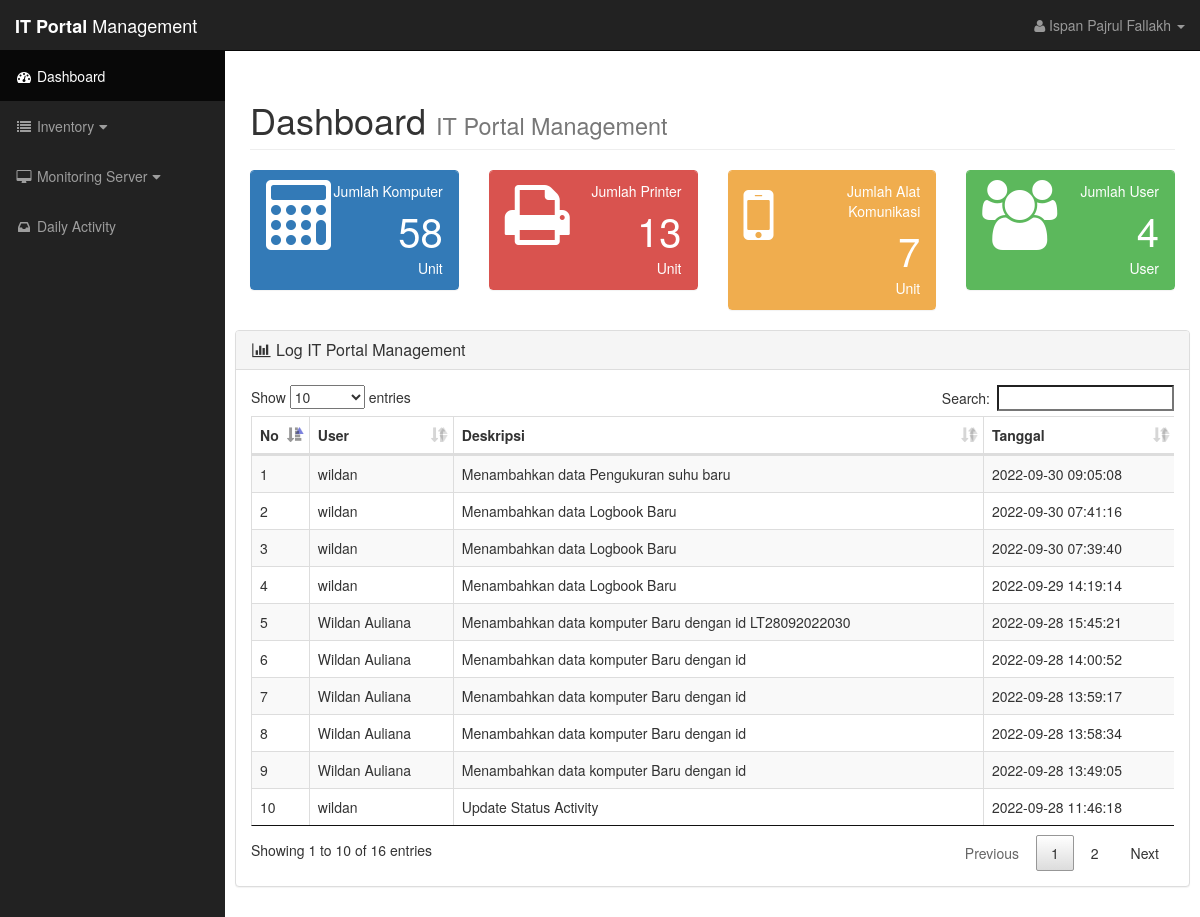
The page /it/pages/index.php (signed in) on the database its author committed.
### tables this page shows
CREATE TABLE `log` (
  `no` int(11) NOT NULL,
  `user` varchar(100) DEFAULT NULL,
  `deskripsi` varchar(255) DEFAULT NULL,
  `tgl` datetime DEFAULT current_timestamp()
);

### it/pages/index.php (the view, shortened to what this page needs)
<!DOCTYPE html>
<html lang="en">
<?php
	include('../../config.php');
?>
<head><meta http-equiv="Content-Type" content="text/html; charset=utf-8">
    <link rel="stylesheet" type="text/css" href="../../assets/assets/css/bootstrap.css">
	<link rel="stylesheet" type="text/css" href="../../assets/datatables/media/css/jquery.dataTables.css">
	<link rel="stylesheet" type="text/css" href="../../assets/datatables/media/css/dataTables.bootstrap.css">
    <link href="../../assets/css/bootstrap.min.css" rel="stylesheet">
    <link href="../../assets/css/sb-admin.css" rel="stylesheet">
    <link href="../../assets/font-awesome/css/font-awesome.min.css" rel="stylesheet" type="text/css">
</head>
<body>
    <div id="wrapper">
        <nav class="navbar navbar-inverse navbar-fixed-top" role="navigation">
            <div class="navbar-header">
                <a class="navbar-brand" href="beranda.php"><Strong>IT Portal</strong> Management</a>
            </div>
            <?php
                include('../component/navbar.php');
            ?>
            <?php
                include('../component/menu.php');
            ?>
        </nav>
        <div id="page-wrapper">
            <div class="container-fluid">
                <div class="row">
                    <div class="col-lg-12">
                        <h1 class="page-header">
                            Dashboard
                            <small>IT Portal Management</small>
                        </h1>
                    </div>
                </div>
				<div class="row">
                	<div class="col-lg-3 col-md-6">
                        <div class="panel panel-primary">
                            <div class="panel-heading">
                                <div class="row">
                                    <div class="col-xs-3">
                                        <i class="fa fa-calculator fa-5x"></i>
                                    </div>
                                    <div class="col-xs-9 text-right">
                                        <div>Jumlah Komputer</div>
                                        <div class="huge"><?php
                                        $q = mysqli_query($connect,"SELECT COUNT(*) as total FROM mst_komputer WHERE status='0'");
										$data = mysqli_fetch_array($q);
										echo($data['total']);
										?></div>
                                        <div>Unit</div>
                                    </div>
                                </div>
                            </div>
                        </div>
                    </div>
                    <div class="col-lg-3 col-md-6">
                        <div class="panel panel-red">
                            <div class="panel-heading">
                                <div class="row">
                                    <div class="col-xs-3">
                                        <i class="fa fa-print fa-5x"></i>
                                    </div>
                                    <div class="col-xs-9 text-right">
                                        <div>Jumlah Printer</div>
                                        <div class="huge"><?php
                                        $q = mysqli_query($connect,"SELECT COUNT(*) as total FROM mst_printer WHERE status='0'");
										$data = mysqli_fetch_array($q);
										echo($data['total']);
										?></div>
                                        <div>Unit</div>
                                    </div>
                                </div>
                            </div>
                        </div>
                    </div>
                    <div class="col-lg-3 col-md-6">
                        <div class="panel panel-yellow">
                            <div class="panel-heading">
                                <div class="row">
                                    <div class="col-xs-3">
                                        <i class="fa fa-mobile-phone fa-5x"></i>
                                    </div>
                                    <div class="col-xs-9 text-right">
                                        <div>Jumlah Alat Komunikasi</div>
                                        <div class="huge"><?php
                                        $q = mysqli_query($connect,"SELECT COUNT(*) as total FROM mst_alkom WHERE status='0'");
										$data = mysqli_fetch_array($q);
										echo($data['total']);
										?></div>
                                        <div>Unit</div>
                                    </div>
                                </div>
                            </div>
                        </div>
                    </div>
                    <div class="col-lg-3 col-md-6">
                        <div class="panel panel-green">
                            <div class="panel-heading">
                                <div class="row">
                                    <div class="col-xs-3">
                                        <i class="fa fa-users fa-5x"></i>
                                    </div>
                                    <div class="col-xs-9 text-right">
                                        <div>Jumlah User</div>
                                        <div class="huge"><?php
                                        $q = mysqli_query($connect,"SELECT COUNT(*) as total FROM user WHERE status='0'");
										$data = mysqli_fetch_array($q);
										echo($data['total']);
										?></div>
                                        <div>User</div>
                                    </div>
                                </div>
                            </div>
                        </div>
                    </div>
                </div>
                </div>
            	<div class="row">
                    <div class="col-lg-12">
                        <div class="panel panel-default">
                            <div class="panel-heading">
                                <h3 class="panel-title"><i class="fa fa-bar-chart-o fa-fw"></i> Log IT Portal Management</h3>
                            </div>
                            <div class="panel-body">
                        			<div class="table-responsive">
                            			<table id="example" class="table table-hover table-striped table-bordered">
                                			<thead>
                                    			<tr>
                                        			<th width="5%">No</th>
                                                    <th>User</th>
                                                    <th>Deskripsi</th>
                                                    <th>Tanggal</th>
                                    			</tr>
                                			</thead>
                                            <tbody>
                                    			<?php
													$query="SELECT * FROM log order by tgl DESC";
													if (mysqli_query($connect,$query)) {
														$result=mysqli_query($connect,$query);
													} else die ("Error menjalankan query");
													if (mysqli_num_rows($result) > 0) {
														$no='1';
                                                        while($row = mysqli_fetch_array($result)) {
     														echo "<tr>";
                                                            echo "	<td>".$no."</td>";
                                                            echo "	<td>".$row["user"]."</td>";
                                                            echo "	<td>".$row["deskripsi"]."</td>";
                                                            echo "	<td>".$row["tgl"]."</td>";
															echo "</tr>";
															$no++;
                                                        }
                                                    }
												?>
                                			</tbody>
                            			</table>
                        			</div>
                            </div>
                        </div>
                    </div>
                </div>
            </div>
        </div>
</body>
</html>

### it/component/navbar.php (shortened to what this page needs)
<ul class="nav navbar-right top-nav">
    <li class="dropdown">
        <a href="#" class="dropdown-toggle" data-toggle="dropdown"><i class="fa fa-user"></i> <?php
echo($_SESSION['nama_lengkap']);
?> <b class="caret"></b></a>
    </li>
</ul>

### it/component/menu.php (shortened to what this page needs)
<div class="collapse navbar-collapse navbar-ex1-collapse">
    <ul class="nav navbar-nav side-nav">
        <li <?php
                if($_SESSION['menu']=='index'){
                    echo('class="active"');
                }
            ?>
        >
            <a href="index.php"><i class="fa fa-fw fa-dashboard"></i> Dashboard</a>
        </li>
        <li <?php
                if($_SESSION['menu']=='detail'){
                    echo('class="active"');
                }
            ?>
        >
        <li>
            <a href="javascript:;" data-toggle="collapse" data-target="#inventory"><i class="fa fa-fw fa-list"></i> Inventory<i class="fa fa-fw fa-caret-down"></i></a>
        </li>
        <li>
            <a href="javascript:;" data-toggle="collapse" data-target="#server"><i class="fa fa-fw fa-desktop"></i> Monitoring Server<i class="fa fa-fw fa-caret-down"></i></a>
        </li>
        <li <?php
                if($_SESSION['menu']=='dailyactivity'){
                    echo('class="active"');
                }
            ?>>
            <a href="dailyactivity.php"><i class="fa fa-fw fa-inbox"> </i> Daily Activity</a>
        </li>
    </ul>
</div>

### assets/css/sb-admin.css (style rules this page uses)
body { margin-top: 100px; background-color: #222; }
@media (min-width:768px) { body { margin-top: 50px; } }
#wrapper { padding-left: 0; }
#page-wrapper { width: 100%; padding: 0; background-color: #fff; }
.huge { font-size: 50px; line-height: normal; }
@media (min-width:768px) { #wrapper { padding-left: 225px; } }
@media (min-width:768px) { #page-wrapper { padding: 10px; } }
.top-nav { padding: 0 15px; }
.top-nav>li { display: inline-block; float: left; }
.top-nav>li>a { padding-top: 15px; padding-bottom: 15px; line-height: 20px; color: #999; }
@media (min-width:768px) { .side-nav { position: fixed; top: 51px; left: 225px; width: 225px; margin-left: -225px; border: none; border-radius: 0; overflow-y: auto; background-color: #222; bottom: 0; overflow-x: hidden; padding-bottom: 40px; } }
@media (min-width:768px) { .side-nav>li>a { width: 225px; } }
.huge { font-size: 40px; }
.panel-green { border-color: #5cb85c; }
.panel-green > .panel-heading { border-color: #5cb85c; color: #fff; background-color: #5cb85c; }
.panel-red { border-color: #d9534f; }
.panel-red > .panel-heading { border-color: #d9534f; color: #fff; background-color: #d9534f; }
.panel-yellow { border-color: #f0ad4e; }
.panel-yellow > .panel-heading { border-color: #f0ad4e; color: #fff; background-color: #f0ad4e; }

### rows shown on the page
log: user "wildan", deskripsi "Menambahkan data Pengukuran suhu baru", tgl "2022-09-30 09:05:08"
log: user "wildan", deskripsi "Menambahkan data Logbook Baru", tgl "2022-09-30 07:41:16"
log: user "wildan", deskripsi "Menambahkan data Logbook Baru", tgl "2022-09-30 07:39:40"
log: user "wildan", deskripsi "Menambahkan data Logbook Baru", tgl "2022-09-29 14:19:14"
log: user "Wildan Auliana", deskripsi "Menambahkan data komputer Baru dengan id LT28092022030", tgl "2022-09-28 15:45:21"
log: user "Wildan Auliana", deskripsi "Menambahkan data komputer Baru dengan id", tgl "2022-09-28 14:00:52"
log: user "Wildan Auliana", deskripsi "Menambahkan data komputer Baru dengan id", tgl "2022-09-28 13:59:17"
log: user "Wildan Auliana", deskripsi "Menambahkan data komputer Baru dengan id", tgl "2022-09-28 13:58:34"
log: user "Wildan Auliana", deskripsi "Menambahkan data komputer Baru dengan id", tgl "2022-09-28 13:49:05"
log: user "wildan", deskripsi "Update Status Activity", tgl "2022-09-28 11:46:18"

### other values the page prints
$_SESSION['nama_lengkap'] "Ispan Pajrul Fallakh"
$data['total'] "58"
$data['total'] "13"
$data['total'] "7"
$data['total'] "4"
